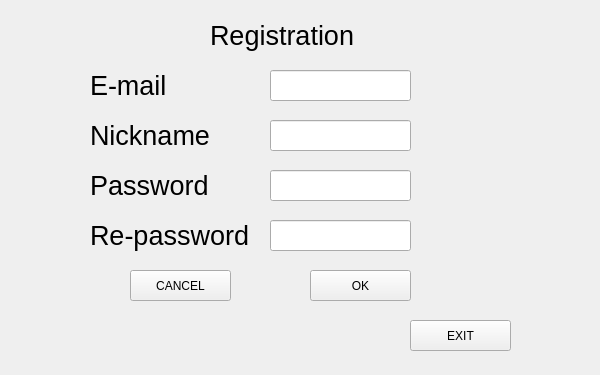
<?xml version="1.0" encoding="UTF-8"?>
<ui version="4.0">
 <class>Form</class>
 <widget class="QWidget" name="Form">
  <property name="geometry">
   <rect>
    <x>0</x>
    <y>0</y>
    <width>600</width>
    <height>375</height>
   </rect>
  </property>
  <property name="focusPolicy">
   <enum>Qt::StrongFocus</enum>
  </property>
  <property name="windowTitle">
   <string>Bomberman</string>
  </property>
  <property name="autoFillBackground">
   <bool>false</bool>
  </property>
  <widget class="QPushButton" name="button_ok">
   <property name="geometry">
    <rect>
     <x>310</x>
     <y>270</y>
     <width>101</width>
     <height>31</height>
    </rect>
   </property>
   <property name="mouseTracking">
    <bool>true</bool>
   </property>
   <property name="focusPolicy">
    <enum>Qt::ClickFocus</enum>
   </property>
   <property name="contextMenuPolicy">
    <enum>Qt::ActionsContextMenu</enum>
   </property>
   <property name="autoFillBackground">
    <bool>false</bool>
   </property>
   <property name="text">
    <string>OK</string>
   </property>
   <property name="checkable">
    <bool>false</bool>
   </property>
   <property name="checked">
    <bool>false</bool>
   </property>
   <property name="flat">
    <bool>false</bool>
   </property>
  </widget>
  <widget class="QLabel" name="label_nickname">
   <property name="geometry">
    <rect>
     <x>90</x>
     <y>120</y>
     <width>131</width>
     <height>31</height>
    </rect>
   </property>
   <property name="font">
    <font>
     <pointsize>20</pointsize>
    </font>
   </property>
   <property name="text">
    <string>Nickname</string>
   </property>
  </widget>
  <widget class="QLabel" name="label_password">
   <property name="geometry">
    <rect>
     <x>90</x>
     <y>170</y>
     <width>131</width>
     <height>31</height>
    </rect>
   </property>
   <property name="font">
    <font>
     <pointsize>20</pointsize>
    </font>
   </property>
   <property name="text">
    <string>Password</string>
   </property>
  </widget>
  <widget class="QPushButton" name="button_cancel">
   <property name="geometry">
    <rect>
     <x>130</x>
     <y>270</y>
     <width>101</width>
     <height>31</height>
    </rect>
   </property>
   <property name="text">
    <string>CANCEL</string>
   </property>
  </widget>
  <widget class="QLabel" name="label_sign_in">
   <property name="geometry">
    <rect>
     <x>210</x>
     <y>20</y>
     <width>151</width>
     <height>31</height>
    </rect>
   </property>
   <property name="font">
    <font>
     <pointsize>20</pointsize>
    </font>
   </property>
   <property name="text">
    <string>Registration</string>
   </property>
  </widget>
  <widget class="QLineEdit" name="lineEdit_nickname">
   <property name="geometry">
    <rect>
     <x>270</x>
     <y>120</y>
     <width>141</width>
     <height>31</height>
    </rect>
   </property>
  </widget>
  <widget class="QLineEdit" name="lineEdit_password">
   <property name="geometry">
    <rect>
     <x>270</x>
     <y>170</y>
     <width>141</width>
     <height>31</height>
    </rect>
   </property>
  </widget>
  <widget class="QPushButton" name="button_exit">
   <property name="geometry">
    <rect>
     <x>410</x>
     <y>320</y>
     <width>101</width>
     <height>31</height>
    </rect>
   </property>
   <property name="mouseTracking">
    <bool>true</bool>
   </property>
   <property name="focusPolicy">
    <enum>Qt::ClickFocus</enum>
   </property>
   <property name="contextMenuPolicy">
    <enum>Qt::ActionsContextMenu</enum>
   </property>
   <property name="autoFillBackground">
    <bool>false</bool>
   </property>
   <property name="text">
    <string>EXIT</string>
   </property>
   <property name="checkable">
    <bool>false</bool>
   </property>
   <property name="checked">
    <bool>false</bool>
   </property>
   <property name="flat">
    <bool>false</bool>
   </property>
  </widget>
  <widget class="QLineEdit" name="lineEdit_email">
   <property name="geometry">
    <rect>
     <x>270</x>
     <y>70</y>
     <width>141</width>
     <height>31</height>
    </rect>
   </property>
  </widget>
  <widget class="QLabel" name="label_email">
   <property name="geometry">
    <rect>
     <x>90</x>
     <y>70</y>
     <width>131</width>
     <height>31</height>
    </rect>
   </property>
   <property name="font">
    <font>
     <pointsize>20</pointsize>
    </font>
   </property>
   <property name="text">
    <string>E-mail</string>
   </property>
  </widget>
  <widget class="QLabel" name="label_repassword">
   <property name="geometry">
    <rect>
     <x>90</x>
     <y>220</y>
     <width>161</width>
     <height>31</height>
    </rect>
   </property>
   <property name="font">
    <font>
     <pointsize>20</pointsize>
    </font>
   </property>
   <property name="text">
    <string>Re-password</string>
   </property>
  </widget>
  <widget class="QLineEdit" name="lineEdit_repassword">
   <property name="geometry">
    <rect>
     <x>270</x>
     <y>220</y>
     <width>141</width>
     <height>31</height>
    </rect>
   </property>
  </widget>
 </widget>
 <resources/>
 <connections/>
</ui>
